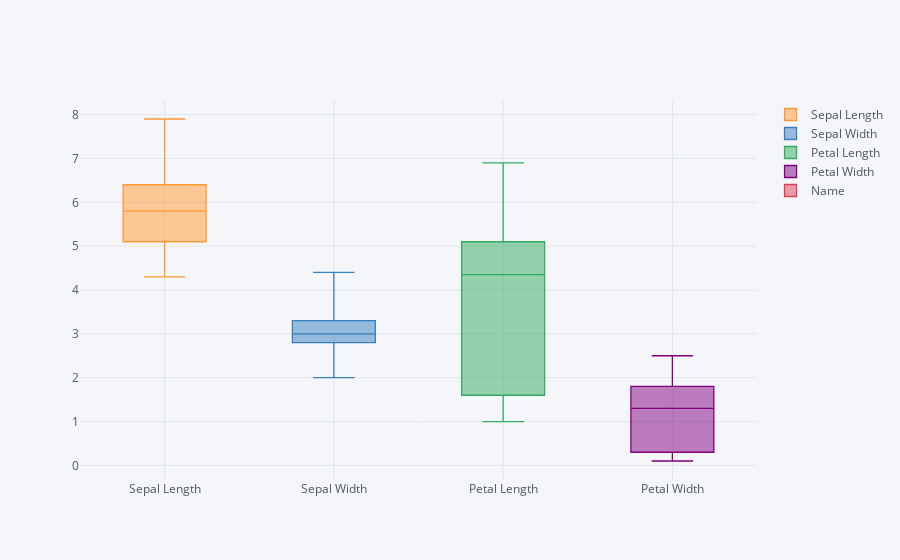

The notebook cell this image was saved under:
### Code cell
df.iplot(kind='box')

### Figure 1 — Plotly figure (JSON) as saved in the notebook; plotly's stock layout.template omitted (floating-point values rounded to 4 significant figures; data arrays with more than 128 entries replaced by an {"elided": "..."} marker saying what was removed)
{"data": [{"boxpoints": false, "line": {"width": 1.3}, "marker": {"color": "rgba(255, 153, 51, 1.0)"}, "name": "Sepal Length", "orientation": "v", "type": "box", "uid": "8f8bbfae-4ade-40a9-8484-d3891a945e2e", "y": {"elided": "150 float values"}}, {"boxpoints": false, "line": {"width": 1.3}, "marker": {"color": "rgba(55, 128, 191, 1.0)"}, "name": "Sepal Width", "orientation": "v", "type": "box", "uid": "d0c75b5e-df7a-4056-8008-d04640811a4d", "y": {"elided": "150 float values"}}, {"boxpoints": false, "line": {"width": 1.3}, "marker": {"color": "rgba(50, 171, 96, 1.0)"}, "name": "Petal Length", "orientation": "v", "type": "box", "uid": "7e8326a2-f7cf-4e8f-a008-67f0135112e5", "y": {"elided": "150 float values"}}, {"boxpoints": false, "line": {"width": 1.3}, "marker": {"color": "rgba(128, 0, 128, 1.0)"}, "name": "Petal Width", "orientation": "v", "type": "box", "uid": "8637e86e-d32f-4ed8-bc71-615c31dbac6d", "y": {"elided": "150 float values"}}, {"boxpoints": false, "line": {"width": 1.3}, "marker": {"color": "rgba(219, 64, 82, 1.0)"}, "name": "Name", "orientation": "v", "type": "box", "uid": "9d2a4ed6-90f5-40e6-8a38-c8ee28c4df27", "y": {"elided": "150 str values"}}], "layout": {"legend": {"bgcolor": "#F5F6F9", "font": {"color": "#4D5663"}}, "paper_bgcolor": "#F5F6F9", "plot_bgcolor": "#F5F6F9", "title": {"font": {"color": "#4D5663"}}, "xaxis": {"gridcolor": "#E1E5ED", "showgrid": true, "tickfont": {"color": "#4D5663"}, "title": {"font": {"color": "#4D5663"}, "text": ""}, "zerolinecolor": "#E1E5ED"}, "yaxis": {"gridcolor": "#E1E5ED", "showgrid": true, "tickfont": {"color": "#4D5663"}, "title": {"font": {"color": "#4D5663"}, "text": ""}, "zerolinecolor": "#E1E5ED"}}}
